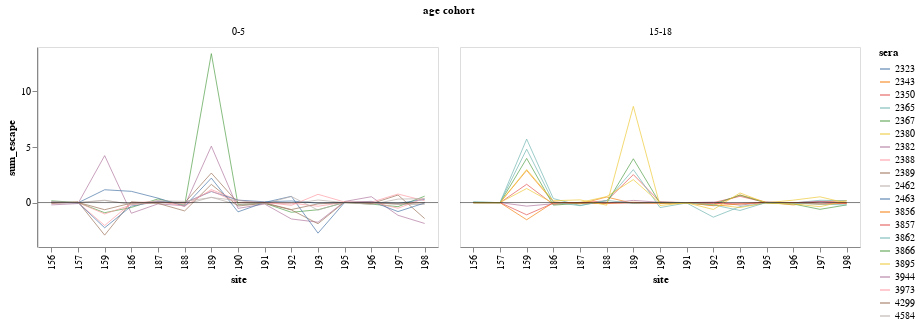

This figure's notebook cell:
### Code cell
sera_names_b = [ped_sera_names, teen_sera_names]

plot_agg_escape(filtered_models_b, sera_names_b, b_sites, 'sum')

### Figure 1 — Vega-Lite specification as saved in the notebook (floating-point values rounded to 4 significant figures; data arrays with more than 128 entries replaced by an {"elided": "..."} marker saying what was removed)
{"config": {"view": {"continuousWidth": 300, "continuousHeight": 300}, "axis": {"grid": false}}, "data": {"name": "data-f5035cc6a9452ac936267f95632c9d17"}, "facet": {"field": "age_group", "title": "age cohort", "type": "nominal"}, "spec": {"layer": [{"mark": {"type": "line", "opacity": 0.7, "size": 1}, "encoding": {"color": {"field": "serum", "legend": {"orient": "right", "title": "sera"}, "type": "nominal"}, "x": {"field": "site", "title": "site", "type": "nominal"}, "y": {"field": "escape", "title": "sum_escape", "type": "quantitative"}}}, {"data": {"name": "data-06fd9f850666401b4599de5588b60692"}, "mark": {"type": "rule", "opacity": 0.5}, "encoding": {"y": {"field": "y", "type": "quantitative"}}}], "height": 200, "width": 400}, "columns": 2, "resolve": {"axis": {"x": "independent"}}, "$schema": "https://vega.github.io/schema/vega-lite/v5.6.1.json", "datasets": {"data-f5035cc6a9452ac936267f95632c9d17": {"elided": "300 records"}, "data-06fd9f850666401b4599de5588b60692": [{"y": 0}]}}
